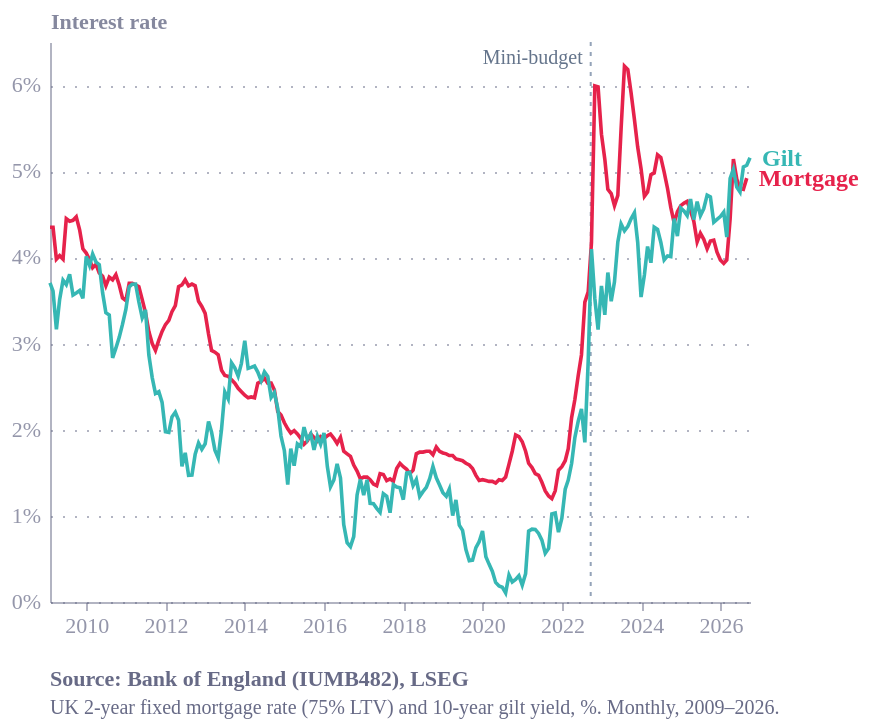

Write a Vega-Lite specification for this figure.
### Vega-Lite specification from a JSON file in a GitHub repository (floating-point values rounded to 4 significant figures; data arrays with more than 128 entries replaced by an {"elided": "..."} marker saying what was removed)
{"config": {"font": "Circular Std", "text": {"color": "#676A86", "align": "left", "baseline": "middle", "dx": 7, "dy": 0, "fontSize": 11}, "view": {"stroke": "transparent", "continuousWidth": 400, "continuousHeight": 300, "discreteWidth": 400, "discreteHeight": 300, "fill": "transparent"}, "range": {"category": ["#36B7B4", "#E6224B", "#F4C245", "#0063AF", "#00A767", "#179FDB", "#EB5C2E", "#5C267B", "#122B39"], "diverging": ["#E6224B", "#E54753", "#C9C9C9", "#179FDB", "#122B39"], "heatmap": ["#C9C9C9", "#179FDB", "#0063AF", "#122B39"], "ordinal": ["#00A767", "#36B7B4", "#179FDB", "#0063AF", "#243B5A"]}, "bar": {"color": "#179fdb"}, "line": {"color": "#e6224b"}, "rule": {"color": "#676A86"}, "area": {"opacity": 0.8}, "point": {"filled": true, "size": 80, "color": "#e6224b", "opacity": 0.95}, "geoshape": {"stroke": "white", "strokeWidth": 0.3}, "rect": {"fill": "#d6d4d4", "opacity": 0.3}, "axis": {"labelColor": "#676A86", "labelFontSize": 11, "labelFont": "Circular Std", "labelOpacity": 0.7, "tickColor": "#676A86", "tickOpacity": 0.5, "domainColor": "#676A86", "domainOpacity": 0.5, "gridColor": "#676A86", "gridDash": [2, 2], "gridOpacity": 0.5, "title": null, "titleColor": "#676A86", "titleOpacity": 0.8, "tickSize": 4}, "axisXDiscrete": {"grid": false, "labelAngle": 0, "tickCount": 10, "tickOpacity": 0.5, "title": null}, "axisYDiscrete": {"ticks": false, "labelPadding": 5}, "axisXTemporal": {"grid": false, "ticks": true}, "axisXQuantitative": {"grid": true}, "axisYQuantitative": {"gridColor": "#676A86", "gridDash": [1, 5], "gridOpacity": 0.5, "ticks": false, "labelPadding": 5, "tickCount": 8, "titleAngle": 0, "titleAlign": "left", "titleBaseline": "bottom", "titleX": 0, "titleY": -5}, "title": {"color": "#676A86E6", "subtitleColor": "#676A86", "font": "Circular Std", "subtitleFont": "Circular Std", "anchor": "start", "fontSize": 14, "subtitleFontSize": 12, "subtitlePadding": 4, "offset": 0, "frame": "group"}, "legend": {"titleColor": "#122b39", "title": null, "labelColor": "#122b39", "labelFontSize": 11}, "background": "white"}, "layer": [{"data": {"name": "data-790931130234bb2c80cd2cab6777683f"}, "mark": {"type": "rule", "color": "#94a3b8", "strokeDash": [2, 3]}, "encoding": {"x": {"field": "date", "type": "temporal"}}}, {"data": {"name": "data-2f329589fa7d56ec5d9edd3a90a692f9"}, "mark": {"type": "text", "align": "right", "color": "#64748b", "dx": -4, "dy": -4, "fontSize": 10}, "encoding": {"text": {"field": "t", "type": "nominal"}, "x": {"field": "date", "type": "temporal"}, "y": {"value": 12}}}, {"data": {"name": "data-95750f0bac5f0ed7fab2b36755e1da04"}, "mark": {"type": "line", "strokeWidth": 1.8}, "encoding": {"color": {"field": "series", "legend": null, "scale": {"domain": ["2yr fixed mortgage (75% LTV)", "UK 10-year gilt yield"], "range": ["#E6224B", "#36B7B4"]}, "type": "nominal"}, "detail": {"field": "series", "type": "nominal"}, "x": {"axis": {"format": "%Y", "tickCount": 8}, "field": "date", "title": null, "type": "temporal"}, "y": {"axis": {"labelExpr": "datum.label + '%'"}, "field": "rate", "title": "Interest rate", "type": "quantitative"}}}, {"data": {"name": "data-d6d2d8ae733df91978ef61703563bcac"}, "mark": {"type": "text", "align": "left", "dx": 6, "fontSize": 12, "fontWeight": "bold"}, "encoding": {"color": {"field": "series", "legend": null, "scale": {"domain": ["2yr fixed mortgage (75% LTV)", "UK 10-year gilt yield"], "range": ["#E6224B", "#36B7B4"]}, "type": "nominal"}, "text": {"aggregate": {"argmax": "date"}, "field": "lab", "type": "nominal"}, "x": {"aggregate": "max", "field": "date", "type": "temporal"}, "y": {"aggregate": {"argmax": "date"}, "field": "rate", "type": "quantitative"}}}], "height": 280, "title": {"text": "Source: Bank of England (IUMB482), LSEG", "anchor": "start", "color": "#676A86", "dy": 12, "fontSize": 11, "orient": "bottom", "subtitle": ["UK 2-year fixed mortgage rate (75% LTV) and 10-year gilt yield, %. Monthly, 2009–2026."], "subtitleColor": "#676A86", "subtitleFontSize": 10}, "width": 350, "$schema": "https://vega.github.io/schema/vega-lite/v6.4.1.json", "datasets": {"data-790931130234bb2c80cd2cab6777683f": [{"date": "2022-09-23"}], "data-2f329589fa7d56ec5d9edd3a90a692f9": [{"date": "2022-09-23", "t": "Mini-budget"}], "data-95750f0bac5f0ed7fab2b36755e1da04": {"elided": "425 records"}, "data-d6d2d8ae733df91978ef61703563bcac": {"elided": "425 records"}}}
